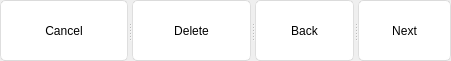
      <widget class="QSplitter" name="splitter">
       <property name="geometry">
        <rect>
         <x>341</x>
         <y>900</y>
         <width>451</width>
         <height>61</height>
        </rect>
       </property>
       <property name="orientation">
        <enum>Qt::Horizontal</enum>
       </property>
       <widget class="QPushButton" name="cancel_btn_3">
        <property name="styleSheet">
         <string notr="true">QPushButton{
	font: 25 18pt &quot;Bahnschrift Light&quot;;
	border-style: solid;
	border-top-color: qlineargradient(spread:pad, x1:0.5, y1:1, x2:0.5, y2:0, stop:0 rgb(215, 215, 215), stop:1 rgb(222, 222, 222));
	border-right-color: qlineargradient(spread:pad, x1:0, y1:0.5, x2:1, y2:0.5, stop:0 rgb(217, 217, 217), stop:1 rgb(227, 227, 227));
	border-left-color: qlineargradient(spread:pad, x1:0, y1:0.5, x2:1, y2:0.5, stop:0 rgb(227, 227, 227), stop:1 rgb(217, 217, 217));
	border-bottom-color: qlineargradient(spread:pad, x1:0.5, y1:1, x2:0.5, y2:0, stop:0 rgb(215, 215, 215), stop:1 rgb(222, 222, 222));
	border-width: 1px;
	border-radius: 5px;
	color: rgb(0,0,0);
	padding: 2px;
	background-color: rgb(255,255,255);
}
QPushButton:hover{
	border-style: solid;
	border-top-color: qlineargradient(spread:pad, x1:0.5, y1:1, x2:0.5, y2:0, stop:0 rgb(195, 195, 195), stop:1 rgb(222, 222, 222));
	border-right-color: qlineargradient(spread:pad, x1:0, y1:0.5, x2:1, y2:0.5, stop:0 rgb(197, 197, 197), stop:1 rgb(227, 227, 227));
	border-left-color: qlineargradient(spread:pad, x1:0, y1:0.5, x2:1, y2:0.5, stop:0 rgb(227, 227, 227), stop:1 rgb(197, 197, 197));
	border-bottom-color: qlineargradient(spread:pad, x1:0.5, y1:1, x2:0.5, y2:0, stop:0 rgb(195, 195, 195), stop:1 rgb(222, 222, 222));
	border-width: 1px;
	border-radius: 5px;
	color: rgb(0,0,0);
	padding: 2px;
	background-color: rgb(255,255,255);
}
QPushButton:pressed{
	border-style: solid;
	border-top-color: qlineargradient(spread:pad, x1:0.5, y1:1, x2:0.5, y2:0, stop:0 rgb(215, 215, 215), stop:1 rgb(222, 222, 222));
	border-right-color: qlineargradient(spread:pad, x1:0, y1:0.5, x2:1, y2:0.5, stop:0 rgb(217, 217, 217), stop:1 rgb(227, 227, 227));
	border-left-color: qlineargradient(spread:pad, x1:0, y1:0.5, x2:1, y2:0.5, stop:0 rgb(227, 227, 227), stop:1 rgb(217, 217, 217));
	border-bottom-color: qlineargradient(spread:pad, x1:0.5, y1:1, x2:0.5, y2:0, stop:0 rgb(215, 215, 215), stop:1 rgb(222, 222, 222));
	border-width: 1px;
	border-radius: 5px;
	color: rgb(0,0,0);
	padding: 2px;
	background-color: rgb(142,142,142);
}
QPushButton:disabled{
	border-style: solid;
	border-top-color: qlineargradient(spread:pad, x1:0.5, y1:1, x2:0.5, y2:0, stop:0 rgb(215, 215, 215), stop:1 rgb(222, 222, 222));
	border-right-color: qlineargradient(spread:pad, x1:0, y1:0.5, x2:1, y2:0.5, stop:0 rgb(217, 217, 217), stop:1 rgb(227, 227, 227));
	border-left-color: qlineargradient(spread:pad, x1:0, y1:0.5, x2:1, y2:0.5, stop:0 rgb(227, 227, 227), stop:1 rgb(217, 217, 217));
	border-bottom-color: qlineargradient(spread:pad, x1:0.5, y1:1, x2:0.5, y2:0, stop:0 rgb(215, 215, 215), stop:1 rgb(222, 222, 222));
	border-width: 1px;
	border-radius: 5px;
	color: #808086;
	padding: 2px;
	background-color: rgb(142,142,142);
}</string>
        </property>
        <property name="text">
         <string>Cancel</string>
        </property>
       </widget>
       <widget class="QPushButton" name="delete_btn_3">
        <property name="styleSheet">
         <string notr="true">QPushButton{
	font: 25 18pt &quot;Bahnschrift Light&quot;;
	border-style: solid;
	border-top-color: qlineargradient(spread:pad, x1:0.5, y1:1, x2:0.5, y2:0, stop:0 rgb(215, 215, 215), stop:1 rgb(222, 222, 222));
	border-right-color: qlineargradient(spread:pad, x1:0, y1:0.5, x2:1, y2:0.5, stop:0 rgb(217, 217, 217), stop:1 rgb(227, 227, 227));
	border-left-color: qlineargradient(spread:pad, x1:0, y1:0.5, x2:1, y2:0.5, stop:0 rgb(227, 227, 227), stop:1 rgb(217, 217, 217));
	border-bottom-color: qlineargradient(spread:pad, x1:0.5, y1:1, x2:0.5, y2:0, stop:0 rgb(215, 215, 215), stop:1 rgb(222, 222, 222));
	border-width: 1px;
	border-radius: 5px;
	color: rgb(0,0,0);
	padding: 2px;
	background-color: rgb(255,255,255);
}
QPushButton:hover{
	border-style: solid;
	border-top-color: qlineargradient(spread:pad, x1:0.5, y1:1, x2:0.5, y2:0, stop:0 rgb(195, 195, 195), stop:1 rgb(222, 222, 222));
	border-right-color: qlineargradient(spread:pad, x1:0, y1:0.5, x2:1, y2:0.5, stop:0 rgb(197, 197, 197), stop:1 rgb(227, 227, 227));
	border-left-color: qlineargradient(spread:pad, x1:0, y1:0.5, x2:1, y2:0.5, stop:0 rgb(227, 227, 227), stop:1 rgb(197, 197, 197));
	border-bottom-color: qlineargradient(spread:pad, x1:0.5, y1:1, x2:0.5, y2:0, stop:0 rgb(195, 195, 195), stop:1 rgb(222, 222, 222));
	border-width: 1px;
	border-radius: 5px;
	color: rgb(0,0,0);
	padding: 2px;
	background-color: rgb(255,255,255);
}
QPushButton:pressed{
	border-style: solid;
	border-top-color: qlineargradient(spread:pad, x1:0.5, y1:1, x2:0.5, y2:0, stop:0 rgb(215, 215, 215), stop:1 rgb(222, 222, 222));
	border-right-color: qlineargradient(spread:pad, x1:0, y1:0.5, x2:1, y2:0.5, stop:0 rgb(217, 217, 217), stop:1 rgb(227, 227, 227));
	border-left-color: qlineargradient(spread:pad, x1:0, y1:0.5, x2:1, y2:0.5, stop:0 rgb(227, 227, 227), stop:1 rgb(217, 217, 217));
	border-bottom-color: qlineargradient(spread:pad, x1:0.5, y1:1, x2:0.5, y2:0, stop:0 rgb(215, 215, 215), stop:1 rgb(222, 222, 222));
	border-width: 1px;
	border-radius: 5px;
	color: rgb(0,0,0);
	padding: 2px;
	background-color: rgb(142,142,142);
}
QPushButton:disabled{
	border-style: solid;
	border-top-color: qlineargradient(spread:pad, x1:0.5, y1:1, x2:0.5, y2:0, stop:0 rgb(215, 215, 215), stop:1 rgb(222, 222, 222));
	border-right-color: qlineargradient(spread:pad, x1:0, y1:0.5, x2:1, y2:0.5, stop:0 rgb(217, 217, 217), stop:1 rgb(227, 227, 227));
	border-left-color: qlineargradient(spread:pad, x1:0, y1:0.5, x2:1, y2:0.5, stop:0 rgb(227, 227, 227), stop:1 rgb(217, 217, 217));
	border-bottom-color: qlineargradient(spread:pad, x1:0.5, y1:1, x2:0.5, y2:0, stop:0 rgb(215, 215, 215), stop:1 rgb(222, 222, 222));
	border-width: 1px;
	border-radius: 5px;
	color: #808086;
	padding: 2px;
	background-color: rgb(142,142,142);
}</string>
        </property>
        <property name="text">
         <string>Delete</string>
        </property>
       </widget>
       <widget class="QPushButton" name="back_btn_3">
        <property name="styleSheet">
         <string notr="true">QPushButton{
	font: 25 18pt &quot;Bahnschrift Light&quot;;
	border-style: solid;
	border-top-color: qlineargradient(spread:pad, x1:0.5, y1:1, x2:0.5, y2:0, stop:0 rgb(215, 215, 215), stop:1 rgb(222, 222, 222));
	border-right-color: qlineargradient(spread:pad, x1:0, y1:0.5, x2:1, y2:0.5, stop:0 rgb(217, 217, 217), stop:1 rgb(227, 227, 227));
	border-left-color: qlineargradient(spread:pad, x1:0, y1:0.5, x2:1, y2:0.5, stop:0 rgb(227, 227, 227), stop:1 rgb(217, 217, 217));
	border-bottom-color: qlineargradient(spread:pad, x1:0.5, y1:1, x2:0.5, y2:0, stop:0 rgb(215, 215, 215), stop:1 rgb(222, 222, 222));
	border-width: 1px;
	border-radius: 5px;
	color: rgb(0,0,0);
	padding: 2px;
	background-color: rgb(255,255,255);
}
QPushButton:hover{
	border-style: solid;
	border-top-color: qlineargradient(spread:pad, x1:0.5, y1:1, x2:0.5, y2:0, stop:0 rgb(195, 195, 195), stop:1 rgb(222, 222, 222));
	border-right-color: qlineargradient(spread:pad, x1:0, y1:0.5, x2:1, y2:0.5, stop:0 rgb(197, 197, 197), stop:1 rgb(227, 227, 227));
	border-left-color: qlineargradient(spread:pad, x1:0, y1:0.5, x2:1, y2:0.5, stop:0 rgb(227, 227, 227), stop:1 rgb(197, 197, 197));
	border-bottom-color: qlineargradient(spread:pad, x1:0.5, y1:1, x2:0.5, y2:0, stop:0 rgb(195, 195, 195), stop:1 rgb(222, 222, 222));
	border-width: 1px;
	border-radius: 5px;
	color: rgb(0,0,0);
	padding: 2px;
	background-color: rgb(255,255,255);
}
QPushButton:pressed{
	border-style: solid;
	border-top-color: qlineargradient(spread:pad, x1:0.5, y1:1, x2:0.5, y2:0, stop:0 rgb(215, 215, 215), stop:1 rgb(222, 222, 222));
	border-right-color: qlineargradient(spread:pad, x1:0, y1:0.5, x2:1, y2:0.5, stop:0 rgb(217, 217, 217), stop:1 rgb(227, 227, 227));
	border-left-color: qlineargradient(spread:pad, x1:0, y1:0.5, x2:1, y2:0.5, stop:0 rgb(227, 227, 227), stop:1 rgb(217, 217, 217));
	border-bottom-color: qlineargradient(spread:pad, x1:0.5, y1:1, x2:0.5, y2:0, stop:0 rgb(215, 215, 215), stop:1 rgb(222, 222, 222));
	border-width: 1px;
	border-radius: 5px;
	color: rgb(0,0,0);
	padding: 2px;
	background-color: rgb(142,142,142);
}
QPushButton:disabled{
	border-style: solid;
	border-top-color: qlineargradient(spread:pad, x1:0.5, y1:1, x2:0.5, y2:0, stop:0 rgb(215, 215, 215), stop:1 rgb(222, 222, 222));
	border-right-color: qlineargradient(spread:pad, x1:0, y1:0.5, x2:1, y2:0.5, stop:0 rgb(217, 217, 217), stop:1 rgb(227, 227, 227));
	border-left-color: qlineargradient(spread:pad, x1:0, y1:0.5, x2:1, y2:0.5, stop:0 rgb(227, 227, 227), stop:1 rgb(217, 217, 217));
	border-bottom-color: qlineargradient(spread:pad, x1:0.5, y1:1, x2:0.5, y2:0, stop:0 rgb(215, 215, 215), stop:1 rgb(222, 222, 222));
	border-width: 1px;
	border-radius: 5px;
	color: #808086;
	padding: 2px;
	background-color: rgb(142,142,142);
}</string>
        </property>
        <property name="text">
         <string>Back</string>
        </property>
       </widget>
       <widget class="QPushButton" name="Next_btn">
        <property name="styleSheet">
         <string notr="true">QPushButton{
	font: 25 18pt &quot;Bahnschrift Light&quot;;
	border-style: solid;
	border-top-color: qlineargradient(spread:pad, x1:0.5, y1:1, x2:0.5, y2:0, stop:0 rgb(215, 215, 215), stop:1 rgb(222, 222, 222));
	border-right-color: qlineargradient(spread:pad, x1:0, y1:0.5, x2:1, y2:0.5, stop:0 rgb(217, 217, 217), stop:1 rgb(227, 227, 227));
	border-left-color: qlineargradient(spread:pad, x1:0, y1:0.5, x2:1, y2:0.5, stop:0 rgb(227, 227, 227), stop:1 rgb(217, 217, 217));
	border-bottom-color: qlineargradient(spread:pad, x1:0.5, y1:1, x2:0.5, y2:0, stop:0 rgb(215, 215, 215), stop:1 rgb(222, 222, 222));
	border-width: 1px;
	border-radius: 5px;
	color: rgb(0,0,0);
	padding: 2px;
	background-color: rgb(255,255,255);
}
QPushButton:hover{
	border-style: solid;
	border-top-color: qlineargradient(spread:pad, x1:0.5, y1:1, x2:0.5, y2:0, stop:0 rgb(195, 195, 195), stop:1 rgb(222, 222, 222));
	border-right-color: qlineargradient(spread:pad, x1:0, y1:0.5, x2:1, y2:0.5, stop:0 rgb(197, 197, 197), stop:1 rgb(227, 227, 227));
	border-left-color: qlineargradient(spread:pad, x1:0, y1:0.5, x2:1, y2:0.5, stop:0 rgb(227, 227, 227), stop:1 rgb(197, 197, 197));
	border-bottom-color: qlineargradient(spread:pad, x1:0.5, y1:1, x2:0.5, y2:0, stop:0 rgb(195, 195, 195), stop:1 rgb(222, 222, 222));
	border-width: 1px;
	border-radius: 5px;
	color: rgb(0,0,0);
	padding: 2px;
	background-color: rgb(255,255,255);
}
QPushButton:pressed{
	border-style: solid;
	border-top-color: qlineargradient(spread:pad, x1:0.5, y1:1, x2:0.5, y2:0, stop:0 rgb(215, 215, 215), stop:1 rgb(222, 222, 222));
	border-right-color: qlineargradient(spread:pad, x1:0, y1:0.5, x2:1, y2:0.5, stop:0 rgb(217, 217, 217), stop:1 rgb(227, 227, 227));
	border-left-color: qlineargradient(spread:pad, x1:0, y1:0.5, x2:1, y2:0.5, stop:0 rgb(227, 227, 227), stop:1 rgb(217, 217, 217));
	border-bottom-color: qlineargradient(spread:pad, x1:0.5, y1:1, x2:0.5, y2:0, stop:0 rgb(215, 215, 215), stop:1 rgb(222, 222, 222));
	border-width: 1px;
	border-radius: 5px;
	color: rgb(0,0,0);
	padding: 2px;
	background-color: rgb(142,142,142);
}
QPushButton:disabled{
	border-style: solid;
	border-top-color: qlineargradient(spread:pad, x1:0.5, y1:1, x2:0.5, y2:0, stop:0 rgb(215, 215, 215), stop:1 rgb(222, 222, 222));
	border-right-color: qlineargradient(spread:pad, x1:0, y1:0.5, x2:1, y2:0.5, stop:0 rgb(217, 217, 217), stop:1 rgb(227, 227, 227));
	border-left-color: qlineargradient(spread:pad, x1:0, y1:0.5, x2:1, y2:0.5, stop:0 rgb(227, 227, 227), stop:1 rgb(217, 217, 217));
	border-bottom-color: qlineargradient(spread:pad, x1:0.5, y1:1, x2:0.5, y2:0, stop:0 rgb(215, 215, 215), stop:1 rgb(222, 222, 222));
	border-width: 1px;
	border-radius: 5px;
	color: #808086;
	padding: 2px;
	background-color: rgb(142,142,142);
}</string>
        </property>
        <property name="text">
         <string>Next</string>
        </property>
       </widget>
      </widget>
